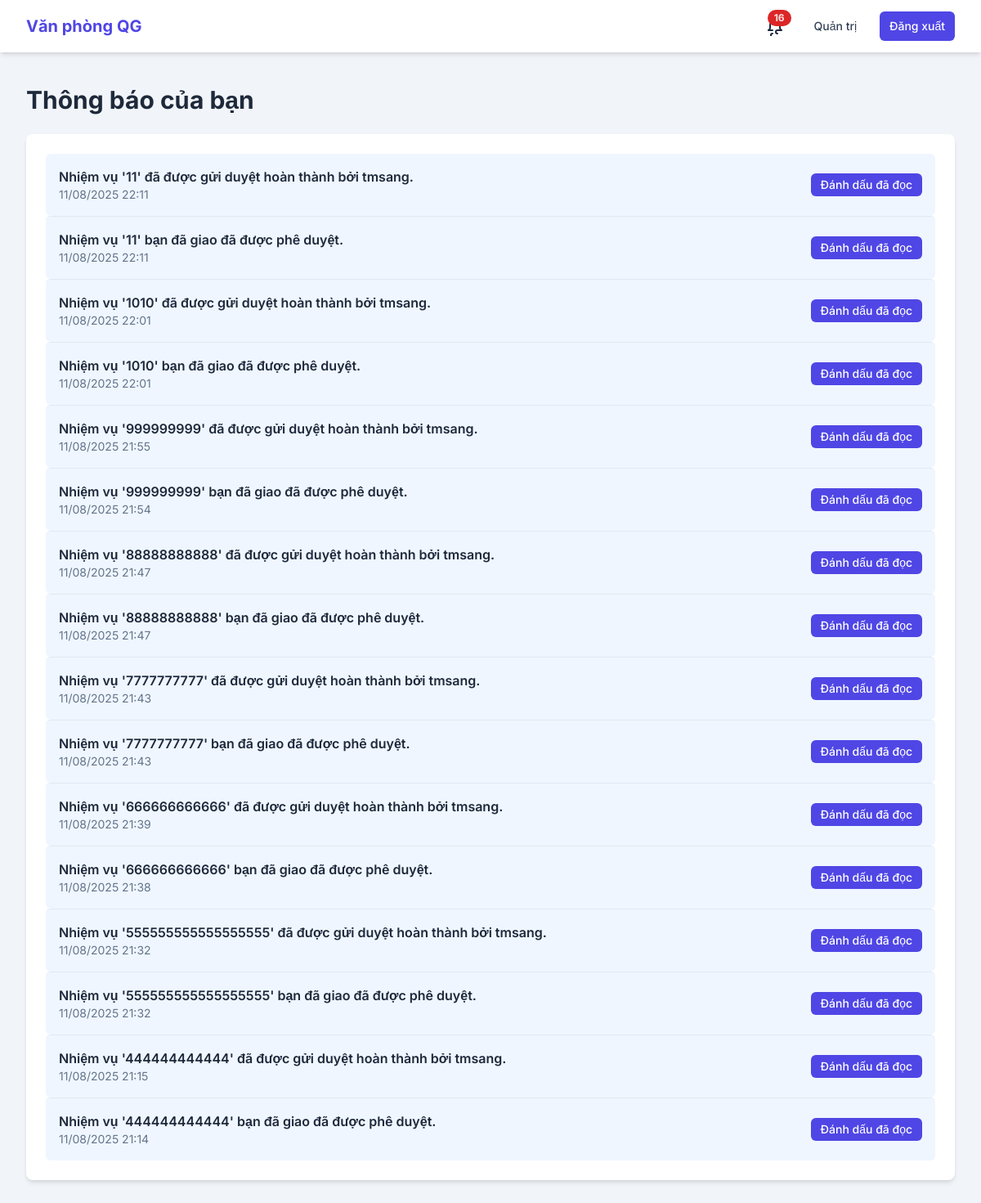
/notifications/ (signed in), run on the app's committed database.
### core/models.py (models this page shows, shortened)
class Notification(models.Model):
    user = models.ForeignKey(settings.AUTH_USER_MODEL, on_delete=models.CASCADE, related_name='notifications')
    message = models.CharField(max_length=500)
    timestamp = models.DateTimeField(auto_now_add=True)
    is_read = models.BooleanField(default=False)
    related_task = models.ForeignKey(NhiemVu, on_delete=models.SET_NULL, null=True, blank=True)
    related_ho_so_cong_viec = models.ForeignKey(HoSoCongViec, on_delete=models.SET_NULL, null=True, blank=True)
    class Meta:
        ordering = ['-timestamp']

### core/views.py (the view)
# urls.py: path('notifications/', views.notification_list, name='notification-list'),
@login_required
def notification_list(request):
    notifications = Notification.objects.filter(user=request.user)
    context = {
        'notifications': notifications
    }
    return render(request, 'core/notification_list.html', context)

### core/templates/core/notification_list.html (shortened to what this page needs)
{% extends 'core/base.html' %}
{% block content %}
    <div class="flex justify-between items-center mb-6">
        <h1 class="text-3xl font-bold text-slate-800">Thông báo của bạn</h1>
    </div>
    <div class="bg-white shadow-md rounded-lg p-6">
        {% if notifications %}
            <div class="divide-y divide-slate-200">
                {% for notification in notifications %}
                    <div class="py-4 {% if not notification.is_read %}bg-blue-50 rounded-md px-4{% endif %} flex items-center justify-between">
                        <div>
                            <p class="text-slate-800 {% if not notification.is_read %}font-semibold{% endif %}">{{ notification.message }}</p>
                            <p class="text-sm text-slate-500">{{ notification.timestamp|date:"d/m/Y H:i" }}</p>
                        </div>
                        {% if not notification.is_read %}
                            <a href="{% url 'mark-notification-as-read' notification.pk %}" class="px-3 py-1 rounded-md text-sm font-medium text-white bg-indigo-600 hover:bg-indigo-700 transition-colors">Đánh dấu đã đọc</a>
                        {% else %}
                            <span class="px-3 py-1 rounded-md text-sm font-medium text-slate-500 bg-slate-100">Đã đọc</span>
                        {% endif %}
                    </div>
                {% endfor %}
            </div>
        {% else %}
            <p class="text-slate-500 text-center py-4">Bạn không có thông báo nào.</p>
        {% endif %}
    </div>
{% endblock %}

### core/templates/core/base.html (shortened to what this page needs)
{% load i18n static %}
<!DOCTYPE html>
<html lang="en">
<head>
    <script src="https://cdn.tailwindcss.com"></script>
</head>
<body class="bg-slate-100 text-slate-800">
    <nav class="bg-white shadow-md">
        <div class="max-w-7xl mx-auto px-4 sm:px-6 lg:px-8">
            <div class="flex items-center justify-between h-16">
                <div class="flex items-center">
                    <a href="/" class="font-bold text-xl text-indigo-600">{% trans "qg_vanphong" %}</a>
                </div>
                <div class="flex items-center space-x-4">
                    {% if user.is_authenticated %}
                        <a href="{% url 'notification-list' %}" class="relative p-2 rounded-full hover:bg-slate-200 transition-colors">
                            <span id="unread-notifications-count" class="absolute top-0 right-0 inline-flex items-center justify-center px-2 py-1 text-xs font-bold leading-none text-red-100 bg-red-600 rounded-full">0</span>
                        </a>
                        <a href="/admin" class="px-3 py-2 rounded-md text-sm font-medium text-slate-700 hover:bg-slate-200 hover:text-slate-900 transition-colors">{% trans "Admin" %}</a>
                        <a href="/users/logout" class="px-3 py-2 rounded-md text-sm font-medium text-white bg-indigo-600 hover:bg-indigo-700 transition-colors">{% trans "Logout" %}</a>
                    {% else %}
                        <a href="/users/login" class="px-3 py-2 rounded-md text-sm font-medium text-slate-700 hover:bg-slate-200 hover:text-slate-900 transition-colors">{% trans "Login" %}</a>
                    {% endif %}
                </div>
            </div>
        </div>
    </nav>
    <main class="py-10">
        <div class="max-w-7xl mx-auto px-4 sm:px-6 lg:px-8">
            {% block content %}
            {% endblock %}
        </div>
    </main>
</body>
</html>

### core/templates/core/base.html (style rules this page uses)
body { font-family: 'Inter', sans-serif; }

### data on the page
Notification: message "Nhiệm vụ '11' đã được gửi duyệt hoàn thành bởi tmsang.", timestamp "11/08/2025 22:11", is_read "Đánh dấu đã đọc"
Notification: message "Nhiệm vụ '11' bạn đã giao đã được phê duyệt.", timestamp "11/08/2025 22:11", is_read "Đánh dấu đã đọc"
Notification: message "Nhiệm vụ '1010' đã được gửi duyệt hoàn thành bởi tmsang.", timestamp "11/08/2025 22:01", is_read "Đánh dấu đã đọc"
Notification: message "Nhiệm vụ '1010' bạn đã giao đã được phê duyệt.", timestamp "11/08/2025 22:01", is_read "Đánh dấu đã đọc"
Notification: message "Nhiệm vụ '999999999' đã được gửi duyệt hoàn thành bởi tmsang.", timestamp "11/08/2025 21:55", is_read "Đánh dấu đã đọc"
Notification: message "Nhiệm vụ '999999999' bạn đã giao đã được phê duyệt.", timestamp "11/08/2025 21:54", is_read "Đánh dấu đã đọc"
Notification: message "Nhiệm vụ '88888888888' đã được gửi duyệt hoàn thành bởi tmsang.", timestamp "11/08/2025 21:47", is_read "Đánh dấu đã đọc"
Notification: message "Nhiệm vụ '88888888888' bạn đã giao đã được phê duyệt.", timestamp "11/08/2025 21:47", is_read "Đánh dấu đã đọc"
Notification: message "Nhiệm vụ '7777777777' đã được gửi duyệt hoàn thành bởi tmsang.", timestamp "11/08/2025 21:43", is_read "Đánh dấu đã đọc"
Notification: message "Nhiệm vụ '7777777777' bạn đã giao đã được phê duyệt.", timestamp "11/08/2025 21:43", is_read "Đánh dấu đã đọc"
Notification: message "Nhiệm vụ '666666666666' đã được gửi duyệt hoàn thành bởi tmsang.", timestamp "11/08/2025 21:39", is_read "Đánh dấu đã đọc"
Notification: message "Nhiệm vụ '666666666666' bạn đã giao đã được phê duyệt.", timestamp "11/08/2025 21:38", is_read "Đánh dấu đã đọc"
Notification: message "Nhiệm vụ '555555555555555555' đã được gửi duyệt hoàn thành bởi tmsang.", timestamp "11/08/2025 21:32", is_read "Đánh dấu đã đọc"
Notification: message "Nhiệm vụ '555555555555555555' bạn đã giao đã được phê duyệt.", timestamp "11/08/2025 21:32", is_read "Đánh dấu đã đọc"
Notification: message "Nhiệm vụ '444444444444' đã được gửi duyệt hoàn thành bởi tmsang.", timestamp "11/08/2025 21:15", is_read "Đánh dấu đã đọc"
Notification: message "Nhiệm vụ '444444444444' bạn đã giao đã được phê duyệt.", timestamp "11/08/2025 21:14", is_read "Đánh dấu đã đọc"
